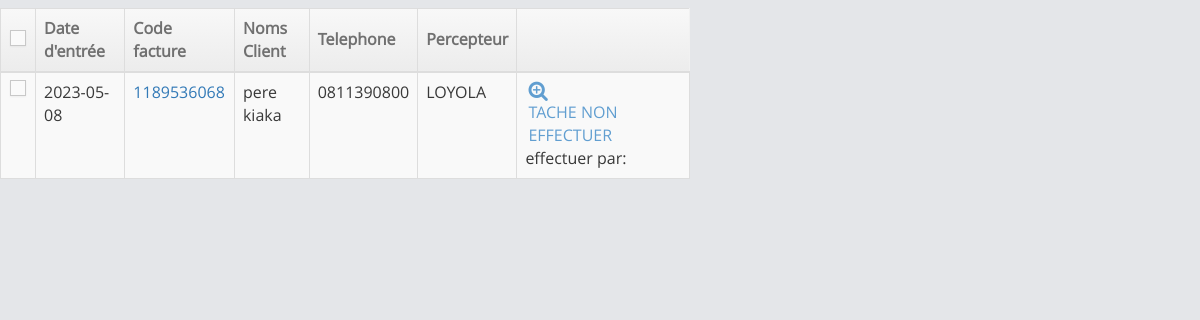
Page /admin/loadmessage.php on the committed database.
### tables this page shows
CREATE TABLE `caisse_pressing` (
  `id` int(11) NOT NULL,
  `designation` text NOT NULL,
  `tarifi_normal` float NOT NULL,
  `tarifi_expresse` float NOT NULL,
  `percepteur` text NOT NULL,
  `id_percepteur` int(11) NOT NULL,
  `etat` int(11) NOT NULL,
  `qte` float NOT NULL,
  `pt` float NOT NULL,
  `id_prod` int(11) NOT NULL,
  `delimitation` text NOT NULL,
  `code_facture` text NOT NULL,
  `client` text NOT NULL,
  `Telephone` text NOT NULL,
  `date_operation` text NOT NULL,
  `position` int(11) NOT NULL,
  `tache` text NOT NULL
);

### admin/loadmessage.php (the view, shortened to what this page needs)
		<link rel="stylesheet" href="assets/css/bootstrap.min.css" />
		<link rel="stylesheet" href="assets/font-awesome/4.5.0/css/font-awesome.min.css" />
		<link rel="stylesheet" href="assets/css/ace.min.css" class="ace-main-stylesheet" id="main-ace-style" />
		<link rel="stylesheet" href="assets/css/ace-skins.min.css" />
		<link rel="stylesheet" href="assets/css/ace-rtl.min.css" />
   <div class="row">
                 <div class="col-lg-7">
                       <div class="row">
                             <div class="col-xs-12">
                                <div class="row">
                                    <div class="col-xs-12">
                                     <div class="clearfix">
                                      <div class="pull-right tableTools-container"></div></div>
                                      <div>
                                          <table id="dynamic-table" class="table table-striped table-bordered table-hover">
                                                 <thead>
                                                        <tr> <th class="center">
                                                              <label class="pos-rel">
                                                                     <span class="lbl"></span>
                                                              </label>
                                                       </th>
                                                       <th>Date d'entrée</th>
                                                       <th class="hidden-480">Code facture</th>
                                                       <th>Noms Client</th>
                                                        <th>Telephone</th>
                                                 <th class="hidden-480">Percepteur</th>
                                                 <th></th>
                                          </tr>
                                   </thead>
                                   <tbody>
                                     <?php
                                      $connection = mysqli_connect("localhost","root","","genius_hotel");
                                     $requete2 = mysqli_query($connection,"SELECT *FROM caisse_pressing  where etat=1 group by code_facture");
                                     while ($garde = mysqli_fetch_assoc($requete2)) {  ?>
                                           <tr>
                                                 <td class="center">
                                                       <label class="pos-rel">
                                                             <span class="lbl"></span>
                                                      </label>
                                               </td>
                                               <td><?php echo $garde['date_operation']; ?></td>
                                               <td><a href="#"><?php echo $garde['code_facture']; ?></a></td>
                                               <td><?php echo $garde['client']; ?></td>
                                               <td class="hidden-480"><?php echo $d = $garde['Telephone']; ?></td>
                                               <td><?php echo $garde['percepteur']; ?></td>
                                             <td>
                                                    <div class="hidden-sm hidden-xs action-buttons">
   <a class="blue" href="pressing_personnel.php?voir=<?php echo $garde['code_facture']; ?>">
                                                                <i class="ace-icon fa fa-search-plus bigger-130"></i></a>
 <?php  $position=$garde['position'];
if ($position==1) { ?>
 <a class="green" href="">TACHE EFFECTUER</a>
<?php }else{?>
 <a class="blue" href="">TACHE NON EFFECTUER</a>
<?php }
echo "effectuer par:".' '.$tache=$garde['tache'];
 ?>
                                                                    </div>
                                                                                 </td></tr>
                                                                          <?php }
                                                                          ?>
</tbody>
</table>
</div>
</div>
</div>
</div>
</div>
</div>
</div>

### rows in the picture
caisse_pressing: date_operation "2023-05-08", code_facture "1189536068", client "pere kiaka", Telephone "0811390800", percepteur "LOYOLA", position "TACHE NON EFFECTUER"
